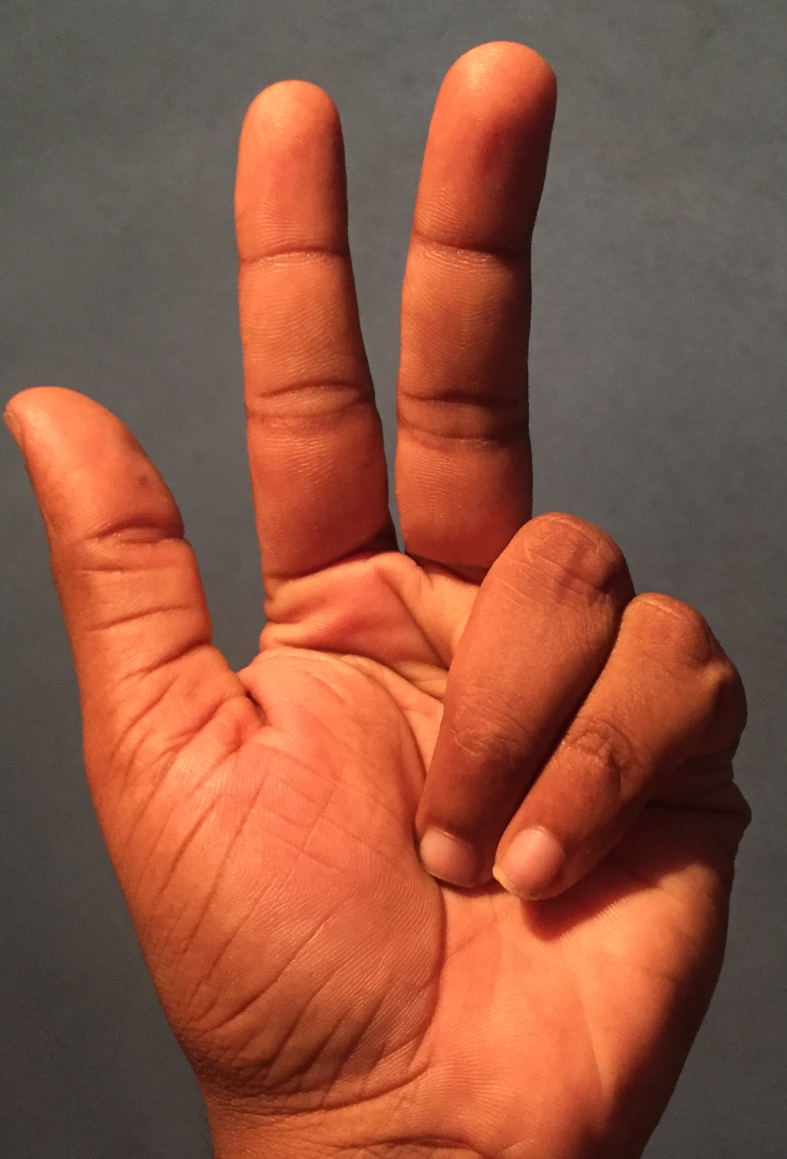
#> input picture twofingers.jpg, 1574 x 2317 px (shown at 1/2 size)
$ python gesture.py
#> lines starting #> are read from the running program, lines starting #| are printed output that depends on the picture; after the words box and inside, x2 and y2 are one past the last pixel; in counts of white or black regions, pixels touching at a corner belong together
import cv2
import numpy as nu

img_rgb = cv2.imread("twofingers.jpg", 1) # RGB color image
#> img_rgb is the input picture: shape (2317, 1574, 3); mean B, G, R 65.1, 85.3, 142.3
img_gray = cv2.imread("twofingers.jpg", 0) # gray scal image
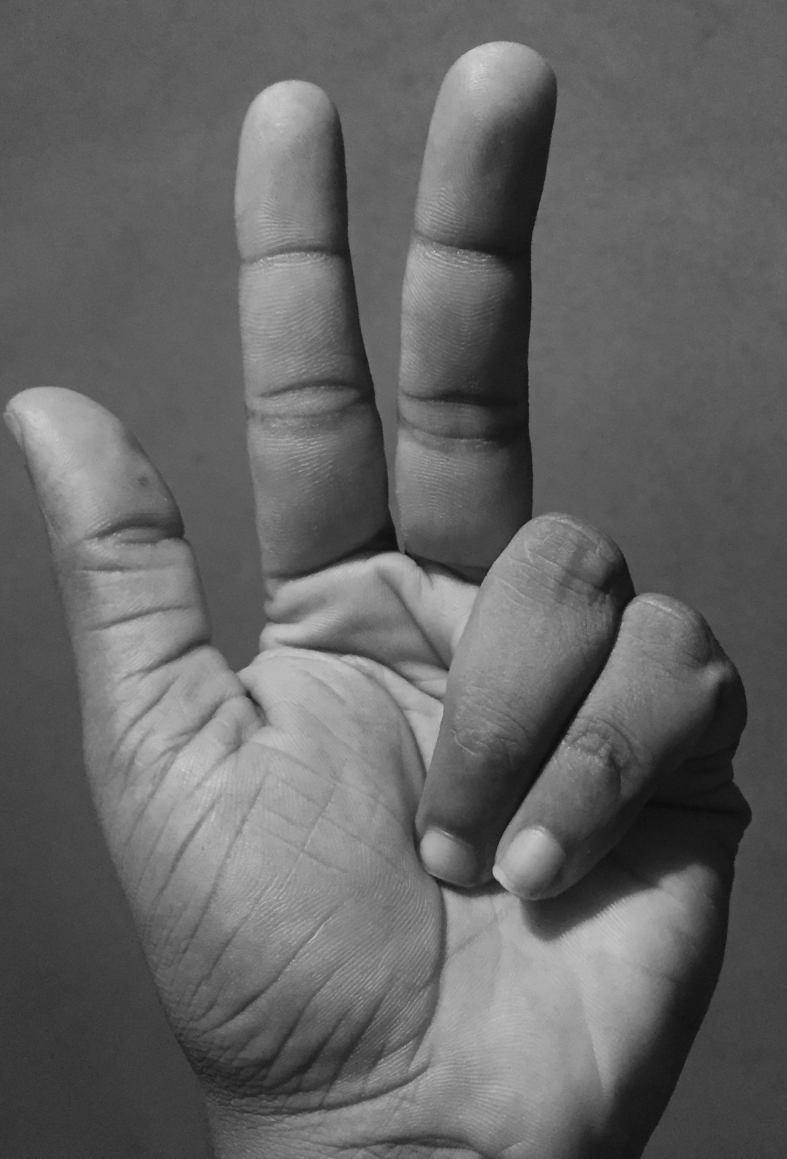
#> img_gray: shape (2317, 1574) (shown at 1/2 size); min 10, max 220, mean 100
# img_rgb = cv2.imread("myhand.jpeg", 1) # RGB color image
# img_gray = cv2.imread("myhand.jpeg", 0) # gray scal image
img_gray = cv2.resize(img_gray, (260, 400))
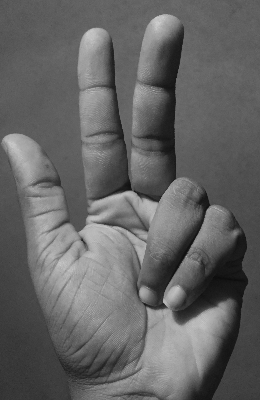
#> img_gray: shape (400, 260); min 12, max 207, mean 99.9
img_rgb = cv2.resize(img_rgb, (260, 400))
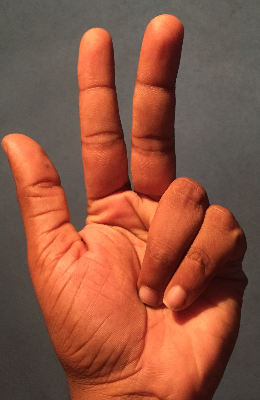
#> img_rgb: shape (400, 260, 3); mean B, G, R 64.9, 85.2, 142.1
img = cv2.Canny(img_gray,100,200)  # apply canny pilter to detect edges of the hand
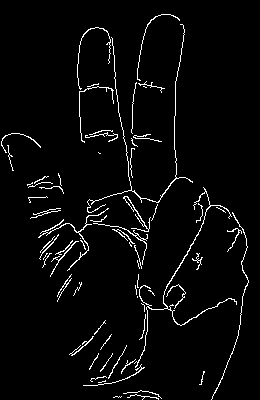
#> img: shape (400, 260); 3.6% white in thin lines or dots
fingerTips_x_array = []
fingerTips_y_array = []
popIndex = []

# [45 lines left out: functions backgroundSubstraction, changeOriantation, not called in this run]

def findCenterOfMass():
    ret,thresh = cv2.threshold(img_gray,127,255,0) # convert gray scall image in to binary image
    # cv2.imshow("binary image", thresh)
    M = cv2.moments(thresh) # find the moment of binary image
    # calculate x,y coordinate of center
    cX = int(M["m10"] / M["m00"])
    cY = int(M["m01"] / M["m00"])
    cv2.circle(img_rgb, (cX, cY), 5, (255, 0, 0), -1)
    cv2.imshow("mass image", img_rgb)
    print(cX, cY)
    return cX, cY

def fingerTipsFind():
    count = 0
    i = 1
    x = img.shape[0]
#> x = 400
    y = img.shape[1]
#> y = 260
    temp = x-1
#> temp = 399
    for j in range(y):
        for i in range(x):
            if(img[i][j] == 255):
                if(temp > i):
                    # print("if : ",temp, i)
                    temp = i
                    break
                elif(temp < i):
                    #   print("else : ", temp, i)
                    temp = i
                    break
                else:
                    temp = i
                    if (img[i+1][j] == 255):
                        fingerTips_x_array.append(i)
                        fingerTips_y_array.append(j)
                        # cv2.circle(img_rgb,(j, i), 6, (0,0,255), 1)
                    break
        # temp = x
    print(fingerTips_x_array)
#| [136, 137, 139, 224, 28, 30, 15, 16, 17, 179, 181, 205, 207, 208]
    print(fingerTips_y_array)
#| [28, 30, 33, 71, 103, 106, 173, 175, 177, 189, 192, 220, 224, 226]
    listSize = len(fingerTips_x_array)
#> listSize = 14
    for num in range(0, listSize-2):
        diff = fingerTips_x_array[num] - fingerTips_x_array[num + 1]
        if (abs(diff) <= 5):
            popIndex.append(num)
#> after the loop, popIndex = [0, 1, 4, 6, 7, 9, 11]
    for k in range(len(popIndex)):
        print(popIndex[k])
        fingerTips_x_array.pop(popIndex[k]-count)
        fingerTips_y_array.pop(popIndex[k]-count)
        count = count + 1
#> after the loop, count = 7; fingerTips_x_array = [139, 224, 30, 17, 181, 207, 208]
    print(fingerTips_x_array)
#| [139, 224, 30, 17, 181, 207, 208]
    print(fingerTips_y_array)
#| [33, 71, 106, 177, 192, 224, 226]
    c_x, c_y = findCenterOfMass()
#> in findCenterOfMass, `ret,thresh = cv2.threshold(img_gray,127,255,0)`:
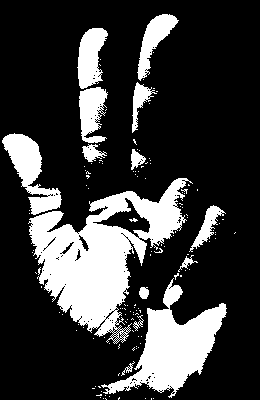
#> thresh: shape (400, 260); 23.1% white; 138 white regions (123 under 20 px), largest, box (x1, y1, x2, y2) and area: (28, 178, 193, 344) 11216, (101, 278, 227, 398) 5514, (2, 133, 62, 215) 2002
#> in findCenterOfMass, `M = cv2.moments(thresh)`: M = moments, m00 6136575, centre m10/m00, m01/m00 = (116.6, 238.1)
#> in findCenterOfMass, `cX = int(M["m10"] / M["m00"])`: cX = 116
#> in findCenterOfMass, `cY = int(M["m01"] / M["m00"])`: cY = 238
#> in findCenterOfMass, `cv2.circle(img_rgb, (cX, cY), 5, (255, 0, 0), -1)`: img_rgb: shape (400, 260, 3); 0.08% of pixels changed, all inside (x1, y1, x2, y2) = (111, 233, 122, 244)
#| 116 238
#> c_x = 116; c_y = 238
    for coun in range(len(fingerTips_x_array)):
        # print(fingerTips_y_array[coun], fingerTips_x_array[coun])
        cv2.circle(img_rgb, (fingerTips_y_array[coun], fingerTips_x_array[coun]), 6, (0, 0, 255), 2)
        cv2.line(img_rgb, (c_x, c_y), (fingerTips_y_array[coun], fingerTips_x_array[coun]), (0, 255, 0), thickness=1, lineType=8)
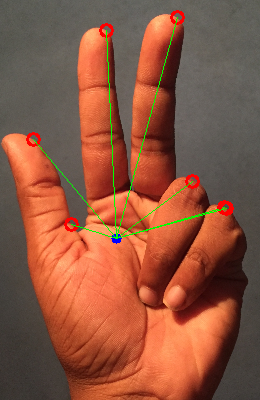
#> img_rgb: shape (400, 260, 3); mean B, G, R 64.1, 85.9, 141.2


fingerTipsFind()
findCenterOfMass()
#> in findCenterOfMass (call 2), `cv2.circle(img_rgb, (cX, cY), 5, (255, 0, 0), -1)`: img_rgb: shape (400, 260, 3); 0.02% of pixels changed, all inside (x1, y1, x2, y2) = (112, 233, 121, 239)
#| 116 238
cv2.waitKey(0)
cv2.destroyAllWindows()
